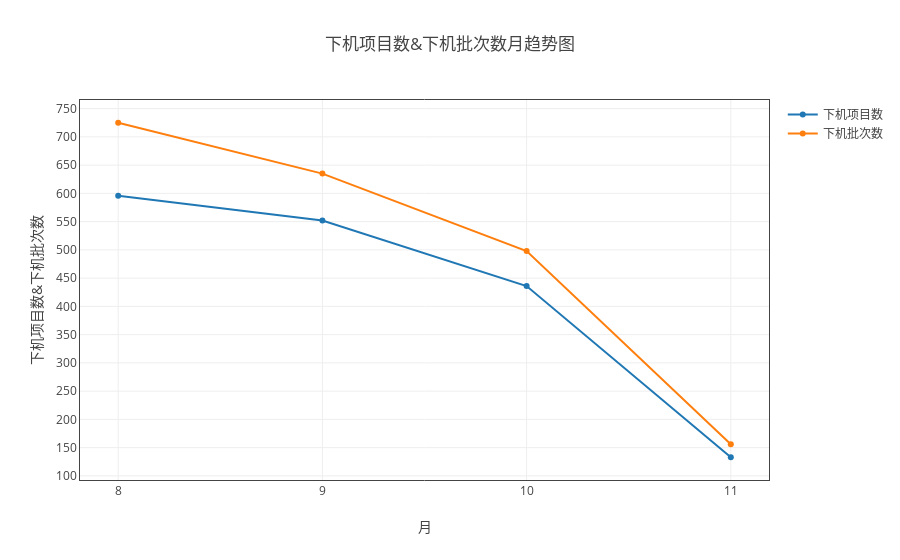
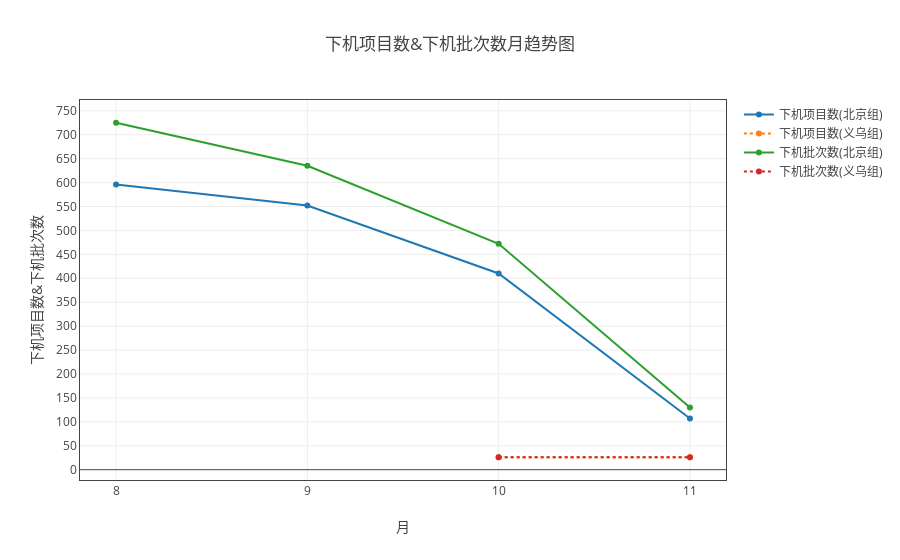

Notebook code for these charts, in order:
### Code cell
ss = myModule.format(all_df1 ,"month" ,['下机批次数','下机项目数'])
myModule.myPlot(ss.groupby('sum')).plot('line',"月")


ss = myModule.format(all_df1 ,"month" ,['下机批次数','下机项目数'])
ss.add_group("组别")
myModule.myPlot(ss.groupby('sum')).plot('line',"月")

### Figure 1 — Plotly figure (JSON) as saved in the notebook; plotly's stock layout.template omitted (floating-point values rounded to 4 significant figures)
{"data": [{"name": "下机项目数", "type": "scatter", "uid": "d3ebcf06-e702-11e8-8ddb-a41f72875c19", "x": [8, 9, 10, 11], "y": [596, 552, 436, 133]}, {"name": "下机批次数", "type": "scatter", "uid": "d3ebcf07-e702-11e8-8ddb-a41f72875c19", "x": [8, 9, 10, 11], "y": [725, 635, 498, 156]}], "layout": {"title": "下机项目数&下机批次数月趋势图", "xaxis": {"mirror": "all", "nticks": 20, "showgrid": true, "showline": true, "title": "月", "type": "category", "zeroline": true}, "yaxis": {"mirror": "all", "nticks": 20, "showgrid": true, "showline": true, "title": "下机项目数&下机批次数", "zeroline": true}}}

### Figure 2 — Plotly figure (JSON) as saved in the notebook; plotly's stock layout.template omitted (floating-point values rounded to 4 significant figures)
{"data": [{"line": {"dash": "solid"}, "name": "下机项目数(北京组)", "type": "scatter", "uid": "d3ebcf08-e702-11e8-8ddb-a41f72875c19", "x": [8, 9, 10, 11], "y": [596, 552, 410, 107]}, {"line": {"dash": "dot"}, "name": "下机项目数(义乌组)", "type": "scatter", "uid": "d3ebcf09-e702-11e8-8ddb-a41f72875c19", "x": [8, 9, 10, 11], "y": [null, null, 26, 26]}, {"line": {"dash": "solid"}, "name": "下机批次数(北京组)", "type": "scatter", "uid": "d3ebcf0a-e702-11e8-8ddb-a41f72875c19", "x": [8, 9, 10, 11], "y": [725, 635, 472, 130]}, {"line": {"dash": "dot"}, "name": "下机批次数(义乌组)", "type": "scatter", "uid": "d3ebcf0b-e702-11e8-8ddb-a41f72875c19", "x": [8, 9, 10, 11], "y": [null, null, 26, 26]}], "layout": {"title": "下机项目数&下机批次数月趋势图", "xaxis": {"mirror": "all", "nticks": 20, "showgrid": true, "showline": true, "title": "月", "type": "category", "zeroline": true}, "yaxis": {"mirror": "all", "nticks": 20, "showgrid": true, "showline": true, "title": "下机项目数&下机批次数", "zeroline": true}}}
